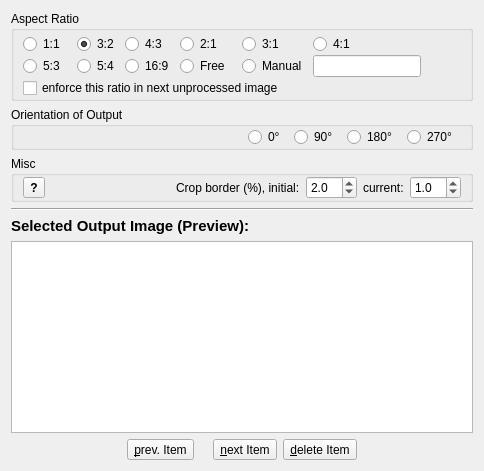
      <widget class="QWidget" name="verticalLayoutWidget_2">
       <layout class="QVBoxLayout" name="verticalLayout_2">
        <item>
         <widget class="QGroupBox" name="groupBox_aspect">
          <property name="toolTip">
           <string>Set aspect options for extracted images</string>
          </property>
          <property name="title">
           <string>Aspect Ratio</string>
          </property>
          <layout class="QGridLayout" name="gridLayout_2">
           <property name="topMargin">
            <number>3</number>
           </property>
           <property name="bottomMargin">
            <number>0</number>
           </property>
           <property name="verticalSpacing">
            <number>1</number>
           </property>
           <item row="0" column="12">
            <spacer name="horizontalSpacer_9">
             <property name="orientation">
              <enum>Qt::Horizontal</enum>
             </property>
             <property name="sizeHint" stdset="0">
              <size>
               <width>40</width>
               <height>20</height>
              </size>
             </property>
            </spacer>
           </item>
           <item row="0" column="2">
            <widget class="QRadioButton" name="radioButton_1_1">
             <property name="toolTip">
              <string>Set aspect of output images to 1:1 (1)</string>
             </property>
             <property name="statusTip">
              <string>Set aspect of output images to 1:1 (1)</string>
             </property>
             <property name="whatsThis">
              <string>Set aspect of output images to 1:1 (1)</string>
             </property>
             <property name="text">
              <string>1:1</string>
             </property>
             <property name="shortcut">
              <string>1</string>
             </property>
            </widget>
           </item>
           <item row="2" column="4">
            <widget class="QRadioButton" name="radioButton_5_4">
             <property name="toolTip">
              <string>Set aspect of output images to 5:4 (8)</string>
             </property>
             <property name="statusTip">
              <string>Set aspect of output images to 5:4 (8)</string>
             </property>
             <property name="whatsThis">
              <string>Set aspect of output images to 5:4 (8)</string>
             </property>
             <property name="text">
              <string>5:4</string>
             </property>
             <property name="shortcut">
              <string>8</string>
             </property>
            </widget>
           </item>
           <item row="0" column="4">
            <widget class="QRadioButton" name="radioButton_3_2">
             <property name="toolTip">
              <string>Set aspect of output images to 3:2 (2)</string>
             </property>
             <property name="statusTip">
              <string>Set aspect of output images to 3:2 (2)</string>
             </property>
             <property name="whatsThis">
              <string>Set aspect of output images to 3:2 (2)</string>
             </property>
             <property name="text">
              <string>3:2</string>
             </property>
             <property name="shortcut">
              <string>2</string>
             </property>
             <property name="checked">
              <bool>true</bool>
             </property>
            </widget>
           </item>
           <item row="0" column="6">
            <widget class="QRadioButton" name="radioButton_2_1">
             <property name="toolTip">
              <string>Set aspect of output images to 2:1 (4)</string>
             </property>
             <property name="statusTip">
              <string>Set aspect of output images to 2:1 (4)</string>
             </property>
             <property name="whatsThis">
              <string>Set aspect of output images to 2:1 (4)</string>
             </property>
             <property name="text">
              <string>2:1</string>
             </property>
             <property name="shortcut">
              <string>4</string>
             </property>
            </widget>
           </item>
           <item row="0" column="10">
            <widget class="QRadioButton" name="radioButton_4_1">
             <property name="toolTip">
              <string>Set aspect of output images to 4:1 (6)</string>
             </property>
             <property name="statusTip">
              <string>Set aspect of output images to 4:1 (6)</string>
             </property>
             <property name="whatsThis">
              <string>Set aspect of output images to 4:1 (6)</string>
             </property>
             <property name="text">
              <string>4:1</string>
             </property>
             <property name="shortcut">
              <string>6</string>
             </property>
            </widget>
           </item>
           <item row="2" column="2">
            <widget class="QRadioButton" name="radioButton_5_3">
             <property name="toolTip">
              <string>Set aspect of output images to 5:3 (7)</string>
             </property>
             <property name="statusTip">
              <string>Set aspect of output images to 5:3 (7)</string>
             </property>
             <property name="whatsThis">
              <string>Set aspect of output images to 5:3 (7)</string>
             </property>
             <property name="text">
              <string>5:3</string>
             </property>
             <property name="shortcut">
              <string>7</string>
             </property>
            </widget>
           </item>
           <item row="2" column="8">
            <widget class="QRadioButton" name="radioButton_manual">
             <property name="toolTip">
              <string>Set aspect of output images to manual (0)</string>
             </property>
             <property name="statusTip">
              <string>Set aspect of output images to manual (0)</string>
             </property>
             <property name="whatsThis">
              <string>Set aspect of output images to manual (0)</string>
             </property>
             <property name="text">
              <string>Manual</string>
             </property>
             <property name="shortcut">
              <string>0</string>
             </property>
            </widget>
           </item>
           <item row="0" column="5">
            <widget class="QRadioButton" name="radioButton_4_3">
             <property name="toolTip">
              <string>Set aspect of output images to 4:3 (3)</string>
             </property>
             <property name="statusTip">
              <string>Set aspect of output images to 4:3 (3)</string>
             </property>
             <property name="whatsThis">
              <string>Set aspect of output images to 4:3 (3)</string>
             </property>
             <property name="text">
              <string>4:3</string>
             </property>
             <property name="shortcut">
              <string>3</string>
             </property>
            </widget>
           </item>
           <item row="2" column="10" colspan="2">
            <widget class="QLineEdit" name="lineEdit_aspectRatio">
             <property name="sizePolicy">
              <sizepolicy hsizetype="Minimum" vsizetype="Fixed">
               <horstretch>0</horstretch>
               <verstretch>0</verstretch>
              </sizepolicy>
             </property>
            </widget>
           </item>
           <item row="2" column="5">
            <widget class="QRadioButton" name="radioButton_16_9">
             <property name="toolTip">
              <string>Set aspect of output images to 16:9 (9)</string>
             </property>
             <property name="statusTip">
              <string>Set aspect of output images to 16:9 (9)</string>
             </property>
             <property name="whatsThis">
              <string>Set aspect of output images to 16:9 (9)</string>
             </property>
             <property name="text">
              <string>16:9</string>
             </property>
             <property name="shortcut">
              <string>9</string>
             </property>
            </widget>
           </item>
           <item row="0" column="8">
            <widget class="QRadioButton" name="radioButton_3_1">
             <property name="toolTip">
              <string>Set aspect of output images to 3:1 (5)</string>
             </property>
             <property name="statusTip">
              <string>Set aspect of output images to 3:1 (5)</string>
             </property>
             <property name="whatsThis">
              <string>Set aspect of output images to 3:1 (5)</string>
             </property>
             <property name="text">
              <string>3:1</string>
             </property>
             <property name="shortcut">
              <string>5</string>
             </property>
            </widget>
           </item>
           <item row="2" column="6">
            <widget class="QRadioButton" name="radioButton_free">
             <property name="toolTip">
              <string>Set aspect of output images to free or unconstrained (CTRL+-)</string>
             </property>
             <property name="statusTip">
              <string>Set aspect of output images to free or unconstrained (CTRL+-)</string>
             </property>
             <property name="whatsThis">
              <string>Set aspect of output images to free or unconstrained (CTRL+-)</string>
             </property>
             <property name="text">
              <string>Free</string>
             </property>
             <property name="shortcut">
              <string>Ctrl+-</string>
             </property>
             <property name="checked">
              <bool>false</bool>
             </property>
            </widget>
           </item>
           <item row="3" column="2" colspan="7">
            <widget class="QCheckBox" name="checkBox_enforceAspect">
             <property name="text">
              <string>enforce this ratio in next unprocessed image</string>
             </property>
            </widget>
           </item>
          </layout>
         </widget>
        </item>
        <item>
         <widget class="QGroupBox" name="groupBox_orientation">
          <property name="title">
           <string>Orientation of Output</string>
          </property>
          <property name="checkable">
           <bool>false</bool>
          </property>
          <layout class="QGridLayout" name="gridLayout_3">
           <property name="topMargin">
            <number>0</number>
           </property>
           <property name="bottomMargin">
            <number>0</number>
           </property>
           <property name="verticalSpacing">
            <number>0</number>
           </property>
           <item row="1" column="0">
            <spacer name="horizontalSpacer_5">
             <property name="orientation">
              <enum>Qt::Horizontal</enum>
             </property>
             <property name="sizeHint" stdset="0">
              <size>
               <width>40</width>
               <height>20</height>
              </size>
             </property>
            </spacer>
           </item>
           <item row="1" column="1">
            <widget class="QRadioButton" name="radioButton_rot0">
             <property name="toolTip">
              <string>the output orientation change is none (A)</string>
             </property>
             <property name="statusTip">
              <string>the output orientation change is none (A)</string>
             </property>
             <property name="whatsThis">
              <string>the output orientation change is none (A)</string>
             </property>
             <property name="text">
              <string>0° </string>
             </property>
             <property name="shortcut">
              <string>A</string>
             </property>
            </widget>
           </item>
           <item row="1" column="3">
            <widget class="QRadioButton" name="radioButton_rot180">
             <property name="toolTip">
              <string>the output orientation change is 180°  (upside down) - (KEY D)</string>
             </property>
             <property name="statusTip">
              <string>the output orientation change is 180°  (upside down) - (KEY D)</string>
             </property>
             <property name="whatsThis">
              <string>the output orientation change is 180°  (upside down) - (KEY D)</string>
             </property>
             <property name="text">
              <string>180° </string>
             </property>
             <property name="shortcut">
              <string>D</string>
             </property>
            </widget>
           </item>
           <item row="1" column="2">
            <widget class="QRadioButton" name="radioButton_rot90">
             <property name="toolTip">
              <string>the output orientation change is 90°  (rotate right) - (KEY S)</string>
             </property>
             <property name="statusTip">
              <string>the output orientation change is 90°  (rotate right) - (KEY S)</string>
             </property>
             <property name="whatsThis">
              <string>the output orientation change is 90°  (rotate right) - (KEY S)</string>
             </property>
             <property name="text">
              <string>90° </string>
             </property>
             <property name="shortcut">
              <string>S</string>
             </property>
            </widget>
           </item>
           <item row="1" column="4">
            <widget class="QRadioButton" name="radioButton_rot270">
             <property name="toolTip">
              <string>the output orientation change is 180°  (rotate left) - (KEY F)</string>
             </property>
             <property name="statusTip">
              <string>the output orientation change is 180°  (rotate left) - (KEY F)</string>
             </property>
             <property name="whatsThis">
              <string>the output orientation change is 180°  (rotate left) - (KEY F)</string>
             </property>
             <property name="text">
              <string>270° </string>
             </property>
             <property name="shortcut">
              <string>F</string>
             </property>
            </widget>
           </item>
          </layout>
         </widget>
        </item>
        <item>
         <widget class="QGroupBox" name="groupBox_2">
          <property name="title">
           <string>Misc</string>
          </property>
          <layout class="QGridLayout" name="gridLayout">
           <property name="topMargin">
            <number>0</number>
           </property>
           <property name="bottomMargin">
            <number>0</number>
           </property>
           <property name="verticalSpacing">
            <number>3</number>
           </property>
           <item row="0" column="1">
            <spacer name="horizontalSpacer_6">
             <property name="orientation">
              <enum>Qt::Horizontal</enum>
             </property>
             <property name="sizeHint" stdset="0">
              <size>
               <width>40</width>
               <height>20</height>
              </size>
             </property>
            </spacer>
           </item>
           <item row="0" column="6">
            <widget class="QDoubleSpinBox" name="doubleSpinBox_crop">
             <property name="toolTip">
              <string>detected images will be cropped by this size</string>
             </property>
             <property name="statusTip">
              <string>detected images will be cropped by this size</string>
             </property>
             <property name="whatsThis">
              <string>detected images will be cropped by this size</string>
             </property>
             <property name="decimals">
              <number>1</number>
             </property>
             <property name="maximum">
              <double>99.000000000000000</double>
             </property>
             <property name="singleStep">
              <double>1.000000000000000</double>
             </property>
             <property name="value">
              <double>1.000000000000000</double>
             </property>
            </widget>
           </item>
           <item row="0" column="4">
            <widget class="QDoubleSpinBox" name="doubleSpinBox_cropInitial">
             <property name="toolTip">
              <string>This crop is applied to all new targets. Individual target crops can be adapted by selecting it and change &quot;current&quot;</string>
             </property>
             <property name="statusTip">
              <string>This crop is applied to all new targets. Individual target crops can be adapted by selecting it and change &quot;current&quot;</string>
             </property>
             <property name="whatsThis">
              <string>This crop is applied to all new targets. Individual target crops can be adapted by selecting it and change &quot;current&quot;</string>
             </property>
             <property name="decimals">
              <number>1</number>
             </property>
             <property name="maximum">
              <double>99.000000000000000</double>
             </property>
             <property name="value">
              <double>2.000000000000000</double>
             </property>
            </widget>
           </item>
           <item row="0" column="2" colspan="2">
            <widget class="QLabel" name="label_3">
             <property name="text">
              <string>Crop border (%), initial:</string>
             </property>
            </widget>
           </item>
           <item row="0" column="5">
            <widget class="QLabel" name="label_4">
             <property name="text">
              <string>current:</string>
             </property>
            </widget>
           </item>
           <item row="0" column="0">
            <widget class="QToolButton" name="toolButton_Help">
             <property name="font">
              <font>
               <weight>75</weight>
               <bold>true</bold>
              </font>
             </property>
             <property name="toolTip">
              <string>After clicking on this button, click on any element to get some short help about it</string>
             </property>
             <property name="statusTip">
              <string>After clicking on this button, click on any element to get some short help about it</string>
             </property>
             <property name="whatsThis">
              <string>After clicking on this button, click on any element to get some short help about it</string>
             </property>
             <property name="text">
              <string>?</string>
             </property>
             <property name="iconSize">
              <size>
               <width>32</width>
               <height>32</height>
              </size>
             </property>
             <property name="checkable">
              <bool>false</bool>
             </property>
            </widget>
           </item>
          </layout>
         </widget>
        </item>
        <item>
         <widget class="Line" name="line">
          <property name="orientation">
           <enum>Qt::Horizontal</enum>
          </property>
         </widget>
        </item>
        <item>
         <widget class="QLabel" name="label_2">
          <property name="text">
           <string>&lt;!DOCTYPE HTML PUBLIC &quot;-//W3C//DTD HTML 4.0//EN&quot; &quot;http://www.w3.org/TR/REC-html40/strict.dtd&quot;&gt;
&lt;html&gt;&lt;head&gt;&lt;meta name=&quot;qrichtext&quot; content=&quot;1&quot; /&gt;&lt;style type=&quot;text/css&quot;&gt;
p, li { white-space: pre-wrap; }
&lt;/style&gt;&lt;/head&gt;&lt;body style=&quot; font-family:'Ubuntu'; font-size:11pt; font-weight:400; font-style:normal;&quot;&gt;
&lt;p style=&quot; margin-top:0px; margin-bottom:0px; margin-left:0px; margin-right:0px; -qt-block-indent:0; text-indent:0px;&quot;&gt;&lt;span style=&quot; font-weight:600;&quot;&gt;Selected Output Image (Preview):&lt;/span&gt;&lt;/p&gt;&lt;/body&gt;&lt;/html&gt;</string>
          </property>
         </widget>
        </item>
        <item>
         <widget class="QGraphicsView" name="graphicsView_Target">
          <property name="toolTip">
           <string>This is the preview area for the currently selected output image</string>
          </property>
          <property name="statusTip">
           <string>This is the preview area for the currently selected output image</string>
          </property>
          <property name="whatsThis">
           <string>This is the preview area for the currently selected output image</string>
          </property>
         </widget>
        </item>
        <item>
         <layout class="QHBoxLayout" name="horizontalLayout_3">
          <item>
           <spacer name="horizontalSpacer_7">
            <property name="orientation">
             <enum>Qt::Horizontal</enum>
            </property>
            <property name="sizeHint" stdset="0">
             <size>
              <width>40</width>
              <height>20</height>
             </size>
            </property>
           </spacer>
          </item>
          <item>
           <widget class="QToolButton" name="toolButton_prevItem">
            <property name="toolTip">
             <string>Go to previous output image within the current input</string>
            </property>
            <property name="statusTip">
             <string>Go to previous output image within the current input</string>
            </property>
            <property name="whatsThis">
             <string>Go to previous output image within the current input</string>
            </property>
            <property name="text">
             <string>&amp;prev. Item</string>
            </property>
            <property name="icon">
             <iconset resource="scannerIcons.qrc">
              <normaloff>:/images/Media-seek-backward.svg</normaloff>:/images/Media-seek-backward.svg</iconset>
            </property>
            <property name="iconSize">
             <size>
              <width>32</width>
              <height>32</height>
             </size>
            </property>
            <property name="shortcut">
             <string>N</string>
            </property>
           </widget>
          </item>
          <item>
           <widget class="QLabel" name="label_targetPosition">
            <property name="text">
             <string/>
            </property>
           </widget>
          </item>
          <item>
           <widget class="QToolButton" name="toolButton_nextItem">
            <property name="toolTip">
             <string>Go to next output image within the current input (M)</string>
            </property>
            <property name="statusTip">
             <string>Go to next output image within the current input (M)</string>
            </property>
            <property name="whatsThis">
             <string>Go to next output image within the current input (M)</string>
            </property>
            <property name="text">
             <string>&amp;next Item</string>
            </property>
            <property name="icon">
             <iconset resource="scannerIcons.qrc">
              <normaloff>:/images/Media-seek-forward.svg</normaloff>:/images/Media-seek-forward.svg</iconset>
            </property>
            <property name="iconSize">
             <size>
              <width>32</width>
              <height>32</height>
             </size>
            </property>
            <property name="shortcut">
             <string>M</string>
            </property>
           </widget>
          </item>
          <item>
           <widget class="QToolButton" name="toolButton_deleteItem">
            <property name="toolTip">
             <string>remove the current output image (will not be saved to hard drive)</string>
            </property>
            <property name="statusTip">
             <string>remove the current output image (will not be saved to hard drive)</string>
            </property>
            <property name="whatsThis">
             <string>remove the current output image (will not be saved to hard drive)</string>
            </property>
            <property name="text">
             <string>&amp;delete Item</string>
            </property>
            <property name="icon">
             <iconset resource="scannerIcons.qrc">
              <normaloff>:/images/Edit-delete.svg</normaloff>:/images/Edit-delete.svg</iconset>
            </property>
            <property name="iconSize">
             <size>
              <width>32</width>
              <height>32</height>
             </size>
            </property>
           </widget>
          </item>
          <item>
           <spacer name="horizontalSpacer_4">
            <property name="orientation">
             <enum>Qt::Horizontal</enum>
            </property>
            <property name="sizeHint" stdset="0">
             <size>
              <width>40</width>
              <height>20</height>
             </size>
            </property>
           </spacer>
          </item>
         </layout>
        </item>
       </layout>
      </widget>
